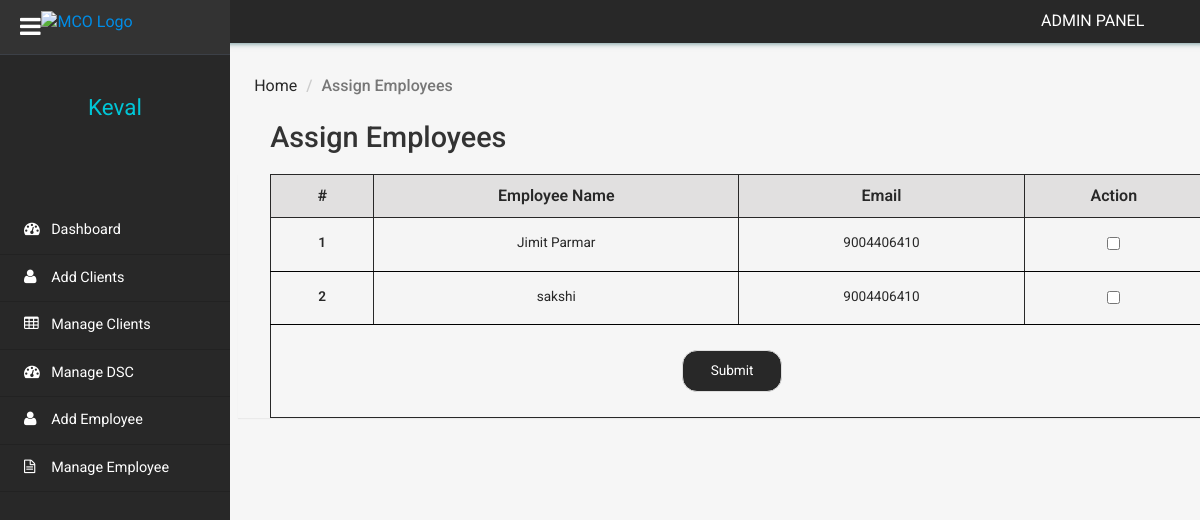
Page /clientms/admin/assign-employees.php (signed in) on the earlier database version.
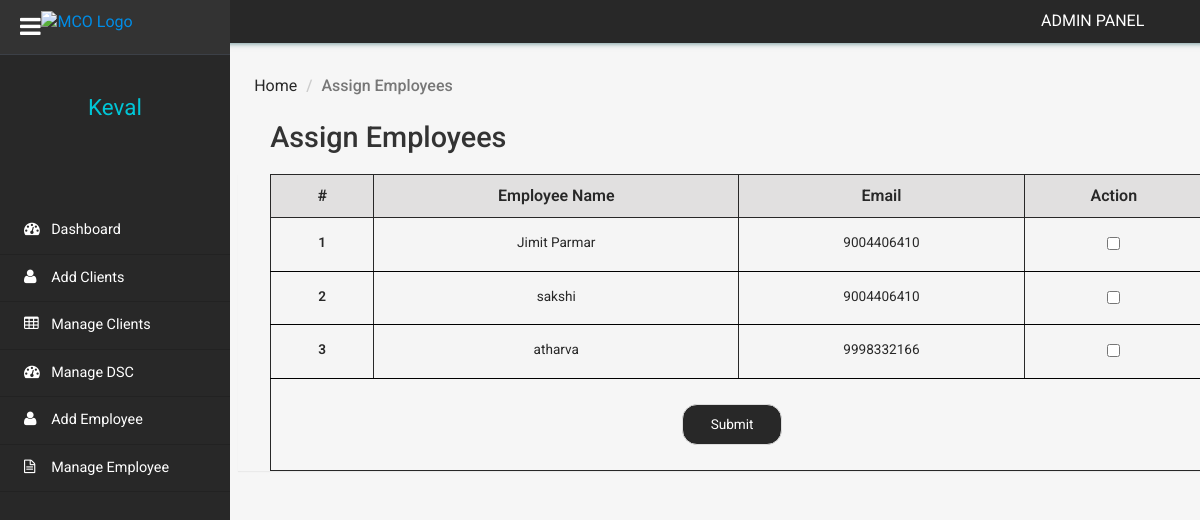
Same page on the later database version.
### tables this page shows
CREATE TABLE `tblemployee` (
  `EmployeeID` int(11) NOT NULL,
  `EmployeeName` varchar(255) DEFAULT NULL,
  `EmployeePhnumber` bigint(10) DEFAULT NULL,
  `Password` text DEFAULT 'password',
  `CreationDate` timestamp NOT NULL DEFAULT current_timestamp()
);

### clientms/admin/assign-employees.php (the view, shortened to what the changed rows need)
<?php
include('includes/dbconnection.php');
?>
<!DOCTYPE HTML>
<html>
<head>
    <link href="css/bootstrap.min.css" rel='stylesheet' type='text/css' />
    <link href="css/style.css" rel='stylesheet' type='text/css' />
    <link href="css/font-awesome.css" rel="stylesheet">
    <link rel="stylesheet" href="css/icon-font.min.css" type='text/css' />
</head>
<body>
    <div class="page-container">
        <div class="left-content">
            <div class="inner-content">
                <div class="outter-wp">
                    <div class="graph-visual tables-main">
                        <div class="graph">
                            <div class="tables">
                                <form method="post">
                                    <table class="table" border="1">
                                        <thead>
                                            <tr>
                                                <th>#</th>
                                                <th>Employee Name</th>
                                                <th>Email</th>
                                                <th>Action</th>
                                            </tr>
                                        </thead>
                                        <tbody>
                                            <?php
                                            $sql = "SELECT * FROM tblemployee";
                                            $query = $dbh->prepare($sql);
                                            $query->execute();
                                            $employees = $query->fetchAll(PDO::FETCH_OBJ);
                                            $cnt = 1;
                                            if ($query->rowCount() > 0) {
                                                foreach ($employees as $employee) {
                                            ?>
                                                    <tr class="active">
                                                        <th scope="row"><?php echo htmlentities($cnt); ?></th>
                                                        <td><?php echo htmlentities($employee->EmployeeName); ?></td>
                                                        <td><?php echo htmlentities($employee->EmployeePhnumber); ?></td>
                                                        <td><input type="checkbox" name="employee_ids[]"
                                                                   value="<?php echo $employee->EmployeeID; ?>"></td>
                                                    </tr>
                                            <?php
                                                    $cnt = $cnt + 1;
                                                }
                                            }
                                            ?>
                                        </tbody>
                                    </table>
                                </form>
                            </div>
                        </div>
                    </div>
                </div>
            </div>
        </div>
        <?php include_once('includes/sidebar.php'); ?>
    </div>
</body>
</html>

### clientms/admin/includes/sidebar.php (shortened to what the changed rows need)
 <div class="sidebar-menu">
    <div class="down">
        <?php
$aid=$_SESSION['clientmsaid'];
$sql="SELECT AdminName from  tbladmin where ID=:aid";
$query = $dbh -> prepare($sql);
$query->bindParam(':aid',$aid,PDO::PARAM_STR);
$query->execute();
$results=$query->fetchAll(PDO::FETCH_OBJ);
$cnt=1;
if($query->rowCount() > 0)
{
foreach($results as $row)
{               ?>
        <a href="dashboard.php"><span class=" name-caret"><?php  echo $row->AdminName;?></span></a><br>
        <?php $cnt=$cnt+1;}} ?>
    </div>
</div>

Differences in the rows shown:
added tblemployee: EmployeeName "atharva", EmployeePhnumber "9998332166"
